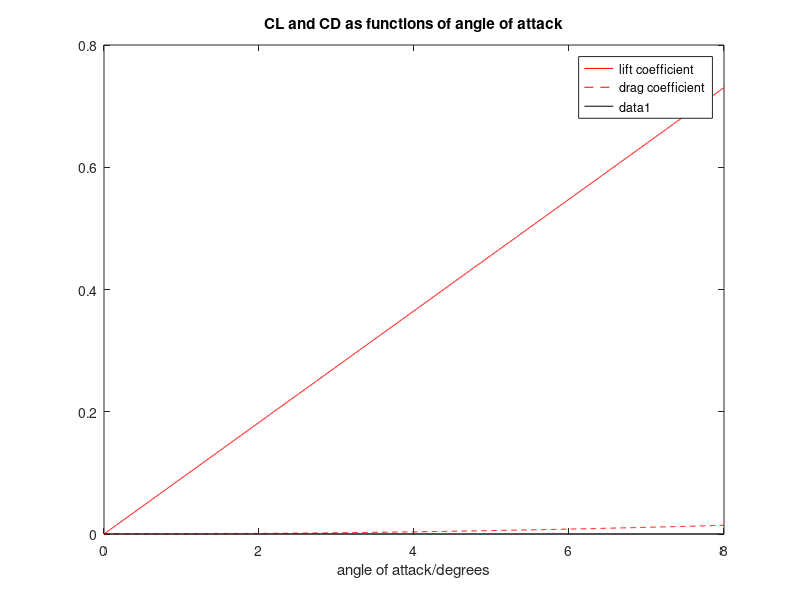
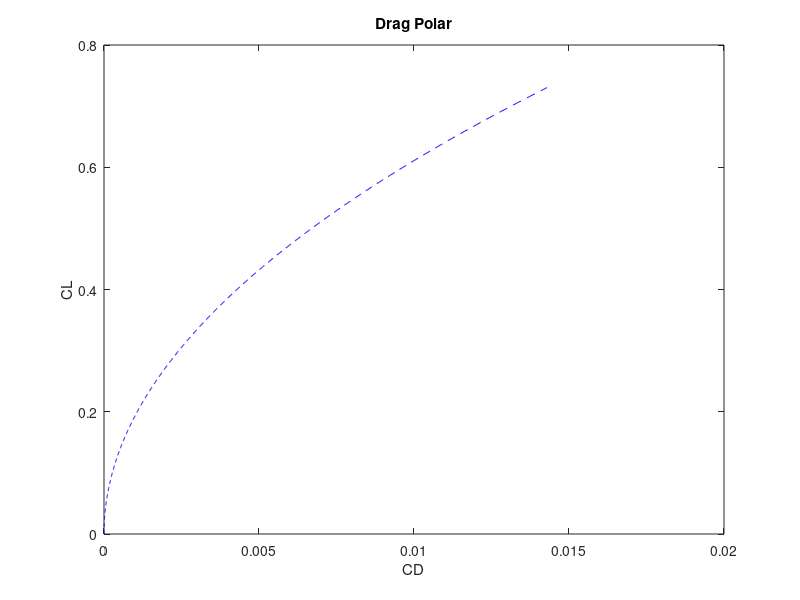
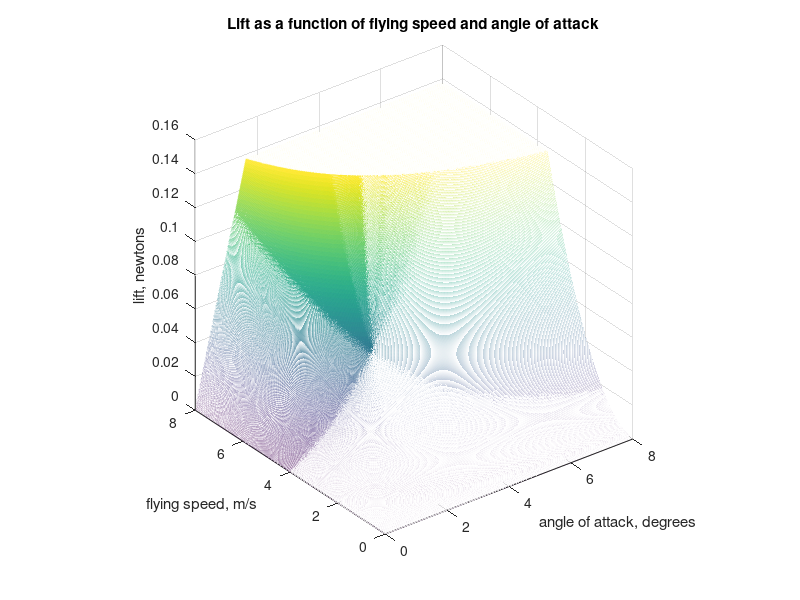

Recreate these plots in MATLAB, in order.
additionalangle = linspace(0,8,1000);
angleofattack = (additionalangle);
CL = 5.23*angleofattack*pi/180;
CM = -3.549*angleofattack*pi/180;
CD = 0.0268*CL.^2;
figure(1)
plot(angleofattack,CL,'r-');
hold on
plot(angleofattack,CD,'r--');
xlabel('angle of attack/degrees');
legend('lift coefficient','drag coefficient')
title('CL and CD as functions of angle of attack')
plot(angleofattack,zeros(1,1000),'k-')
hold off
figure(2)
plot(CD,CL,'b--');
title('Drag Polar');
xlabel('CD')
ylabel('CL')
hold on
hold off

% do a 3D analysis of lift coefficient, flying speed vs. lift and weight

weightnet = 14*9.81/1000; % newton
safetyfactor = 1;
weight = safetyfactor*weightnet;
airdens = 1.225; %standard metric units
wingarea = 0.023419;
speed = linspace(0,8,1000);
[angleofattackmesh,speedmesh] = meshgrid(angleofattack,speed);
[CLmesh,speedmesh] = meshgrid(CL,speed);
Fl = CLmesh*0.5*airdens.*speedmesh.^2*wingarea;
Fl(Fl<=0) = 0;
Fl(Fl>=weight) = weight;
figure (3)
mesh(angleofattackmesh,speedmesh,Fl)
axis square
xlabel('angle of attack, degrees')
ylabel('flying speed, m/s')
zlabel('lift, newtons')
title('Lift as a function of flying speed and angle of attack')